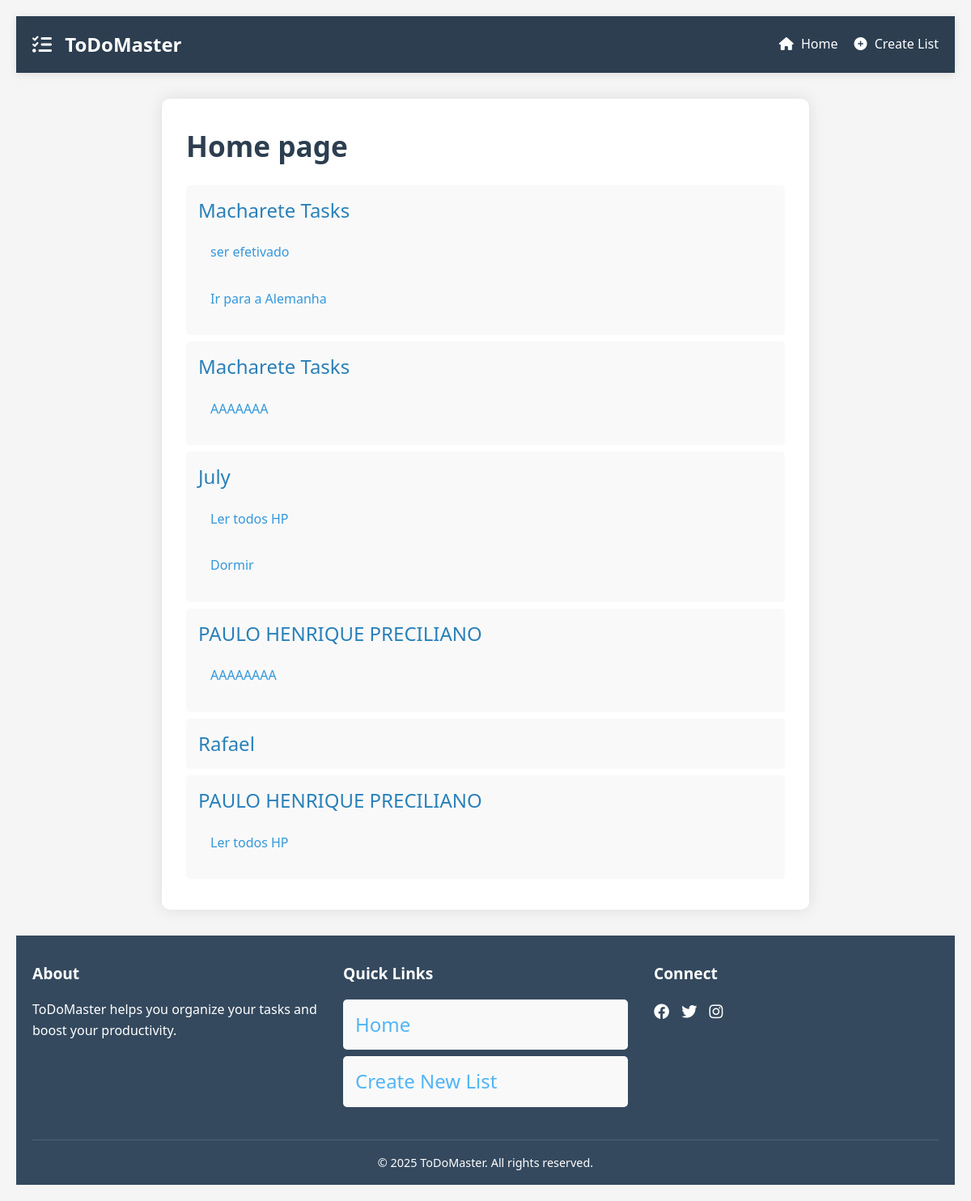
Before: / with the older database file.
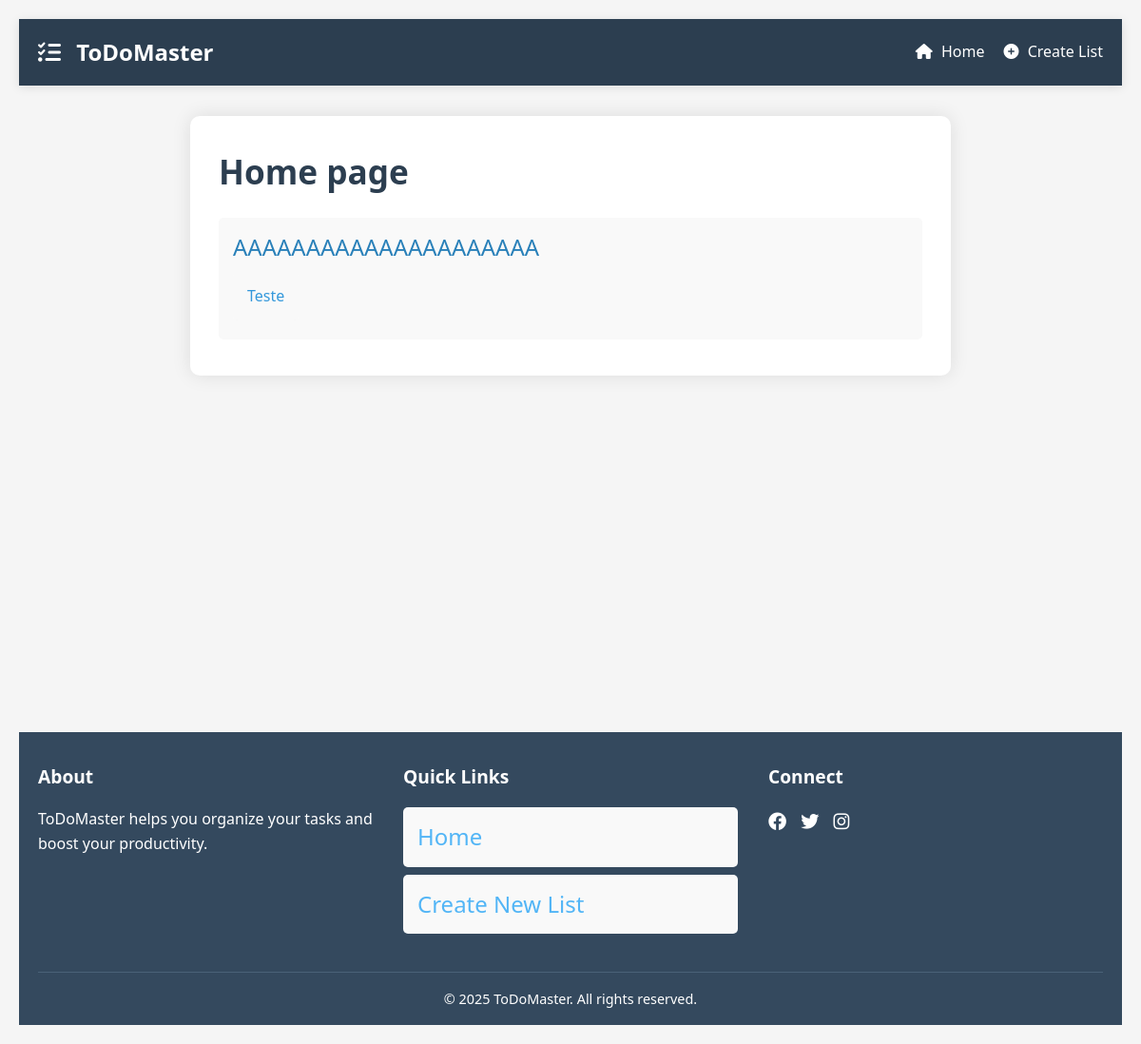
After: the same page with the newer database file.
### api/models.py (models this page shows, shortened)
class ToDoList(models.Model):
    user = models.ForeignKey(User, on_delete=models.CASCADE)
    name = models.CharField(max_length=200)

class Item(models.Model):
    todolist = models.ForeignKey(ToDoList, on_delete=models.CASCADE)
    text = models.CharField(max_length=300)
    complete = models.BooleanField()

### api/views.py (the view)
# urls.py: path('', views.home, name='home'),
def home(request):
    todo_lists = ToDoList.objects.all()
    return render(request, "api/home.html", {"todo_lists": todo_lists})

### api/templates/api/home.html (shortened to what this page needs)
{% extends "api/base.html" %}
{%block content%}
<h1>Home page</h1>
<div >
    {% if todo_lists|length > 0 %}
        {% for todo_list in todo_lists %}
            <ul>
                <li style="display: flex; flex-direction: column; justify-content: flex-start; align-items:baseline;">
                    <a href="/{{ todo_list.id }}/">{{ todo_list.name }}</a>
                    <ul>
                        {% for item in todo_list.item_set.all %}
                            <li>
                               {{ item.text }}
                            </li>
                        {% endfor %}
                    </ul>
                </li>
            </ul>
        {% endfor %}
    {% else %}
        <p>No Lists</p>
    {% endif %}
</div>
{%endblock%}

### api/templates/api/base.html (shortened to what this page needs)
<!DOCTYPE html>
<html>
    <head>
        {% load static %}
        <link rel="stylesheet" href="{% static 'api/css/styles.css' %}">
        <link rel="stylesheet" href="https://cdnjs.cloudflare.com/ajax/libs/font-awesome/6.0.0/css/all.min.css">
    </head>
    <body>
        <header class="main-header">
            <div class="container">
                <nav class="navbar">
                    <a href="{% url 'home' %}" class="logo">
                        <i class="fas fa-tasks"></i> ToDoMaster
                    </a>
                    <div class="nav-links">
                        <a href="{% url 'home' %}" class="nav-link"><i class="fas fa-home"></i> Home</a>
                        <a href="{% url 'create' %}" class="nav-link"><i class="fas fa-plus-circle"></i> Create List</a>
                    </div>
                </nav>
            </div>
        </header>
        <main class="main-content">
            <div class="container">
                <div id="content" name="content">
                    {% block content %}
                    {% endblock %}
                </div>
            </div>
        </main>
        <footer class="main-footer">
            <div class="container">
                <div class="footer-content">
                    <div class="footer-section">
                        <h3>About</h3>
                        <p>ToDoMaster helps you organize your tasks and boost your productivity.</p>
                    </div>
                    <div class="footer-section">
                        <h3>Quick Links</h3>
                        <ul>
                            <li><a href="{% url 'home' %}">Home</a></li>
                            <li><a href="{% url 'create' %}">Create New List</a></li>
                        </ul>
                    </div>
                    <div class="footer-section">
                        <h3>Connect</h3>
                        <div class="social-icons">
                            <a href="#"><i class="fab fa-facebook"></i></a>
                            <a href="#"><i class="fab fa-twitter"></i></a>
                            <a href="#"><i class="fab fa-instagram"></i></a>
                        </div>
                    </div>
                </div>
                <div class="footer-bottom">
                    <p>&copy; {% now "Y" %} ToDoMaster. All rights reserved.</p>
                </div>
            </div>
        </footer>
    </body>
</html>

### static/api/css/styles.css (style rules this page uses)
* { margin: 0; padding: 0; box-sizing: border-box; font-family: 'Segoe UI', Tahoma, Geneva, Verdana, sans-serif; }
body { background-color: #f5f5f5; color: #333; line-height: 1.6; padding: 20px; }
#content { max-width: 800px; margin: 0 auto; background: white; padding: 30px; border-radius: 10px; box-shadow: 0 0 20px rgba(0, 0, 0, 0.1); }
h1 { color: #2c3e50; margin-bottom: 20px; font-size: 2.2em; }
ul { list-style-type: none; }
li { padding: 12px 15px; margin: 8px 0; background: #f9f9f9; border-radius: 5px; display: flex; align-items: center; transition: all 0.3s ease; color: #3498db; }
.main-header { background-color: #2c3e50; color: white; padding: 1rem 0; box-shadow: 0 2px 10px rgba(0, 0, 0, 0.1); }
.container { max-width: 1200px; margin: 0 auto; padding: 0 20px; }
.navbar { display: flex; justify-content: space-between; align-items: center; }
.logo { color: white; text-decoration: none; font-size: 1.5rem; font-weight: bold; }
.logo i { margin-right: 10px; }
.nav-links { display: flex; gap: 20px; }
.nav-link { color: white; text-decoration: none; font-size: 1rem; transition: color 0.3s; }
.nav-link i { margin-right: 5px; }
.main-content { min-height: calc(100vh - 120px); padding: 2rem 0; }
.main-footer { background-color: #34495e; color: white; padding: 2rem 0 0; }
.footer-content { display: grid; grid-template-columns: repeat(auto-fit, minmax(250px, 1fr)); gap: 2rem; margin-bottom: 2rem; }
.footer-section h3 { margin-bottom: 1rem; font-size: 1.2rem; }
.footer-section ul { list-style: none; }
.footer-section ul li { margin-bottom: 0.5rem; }
.footer-section ul li a { color: #52b5f6 ; text-decoration: none; transition: color 0.3s; }
.social-icons { display: flex; gap: 15px; }
.social-icons a { color: white; font-size: 1.2rem; transition: color 0.3s; }
.footer-bottom { text-align: center; padding: 1rem 0; border-top: 1px solid #4a6278; font-size: 0.9rem; }
a { text-decoration: none; color: #2980b9; font-size: x-large; }

Changed rows visible on the page:
removed Item: text "ser efetivado"
removed Item: text "Ir para a Alemanha"
removed ToDoList: name "Macharete Tasks", Item (text "AAAAAAA")
removed ToDoList: name "July"
removed Item: text "Ler todos HP", shown under "July"
removed Item: text "Dormir", shown under "July"
removed ToDoList: name "PAULO HENRIQUE PRECILIANO"
removed Item: text "AAAAAAAA", shown under "PAULO HENRIQUE PRECILIANO"
removed ToDoList: name "Rafael"
removed ToDoList: name "PAULO HENRIQUE PRECILIANO"
removed Item: text "Ler todos HP", shown under "PAULO HENRIQUE PRECILIANO"
changed ToDoList: name "Macharete Tasks" → "AAAAAAAAAAAAAAAAAAAAA"; gains Item (text "Teste")
